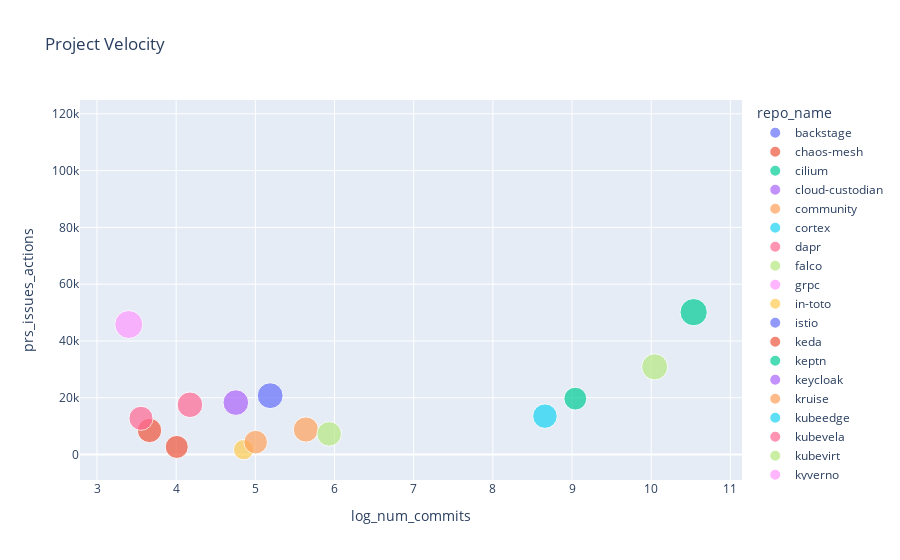

Here is the notebook cell this chart was saved with:
### Code cell
fig.show()

### Figure 1 — Plotly figure (JSON) as saved in the notebook; plotly's stock layout.template omitted (floating-point values rounded to 4 significant figures)
{"data": [{"customdata": [["backstage"]], "hovertemplate": "repo_name=%{customdata[0]}<br>log_num_commits=%{x}<br>prs_issues_actions=%{y}<br>log_num_contrib=%{marker.size}<extra></extra>", "legendgroup": "backstage", "marker": {"color": "#636efa", "size": [8.313], "sizemode": "area", "sizeref": 0.02242, "symbol": "circle"}, "mode": "markers", "name": "backstage", "orientation": "v", "showlegend": true, "type": "scatter", "x": [NaN], "xaxis": "x", "y": [58250.0], "yaxis": "y"}, {"customdata": [["chaos-mesh"]], "hovertemplate": "repo_name=%{customdata[0]}<br>log_num_commits=%{x}<br>prs_issues_actions=%{y}<br>log_num_contrib=%{marker.size}<extra></extra>", "legendgroup": "chaos-mesh", "marker": {"color": "#EF553B", "size": [6.669], "sizemode": "area", "sizeref": 0.02242, "symbol": "circle"}, "mode": "markers", "name": "chaos-mesh", "orientation": "v", "showlegend": true, "type": "scatter", "x": [3.664], "xaxis": "x", "y": [8493.0], "yaxis": "y"}, {"customdata": [["cilium"]], "hovertemplate": "repo_name=%{customdata[0]}<br>log_num_commits=%{x}<br>prs_issues_actions=%{y}<br>log_num_contrib=%{marker.size}<extra></extra>", "legendgroup": "cilium", "marker": {"color": "#00cc96", "size": [8.341], "sizemode": "area", "sizeref": 0.02242, "symbol": "circle"}, "mode": "markers", "name": "cilium", "orientation": "v", "showlegend": true, "type": "scatter", "x": [10.54], "xaxis": "x", "y": [50150.0], "yaxis": "y"}, {"customdata": [["cloud-custodian"]], "hovertemplate": "repo_name=%{customdata[0]}<br>log_num_commits=%{x}<br>prs_issues_actions=%{y}<br>log_num_contrib=%{marker.size}<extra></extra>", "legendgroup": "cloud-custodian", "marker": {"color": "#ab63fa", "size": [7.389], "sizemode": "area", "sizeref": 0.02242, "symbol": "circle"}, "mode": "markers", "name": "cloud-custodian", "orientation": "v", "showlegend": true, "type": "scatter", "x": [4.754], "xaxis": "x", "y": [18300.0], "yaxis": "y"}, {"customdata": [["community"]], "hovertemplate": "repo_name=%{customdata[0]}<br>log_num_commits=%{x}<br>prs_issues_actions=%{y}<br>log_num_contrib=%{marker.size}<extra></extra>", "legendgroup": "community", "marker": {"color": "#FFA15A", "size": [7.127], "sizemode": "area", "sizeref": 0.02242, "symbol": "circle"}, "mode": "markers", "name": "community", "orientation": "v", "showlegend": true, "type": "scatter", "x": [5.638], "xaxis": "x", "y": [8823.0], "yaxis": "y"}, {"customdata": [["cortex"]], "hovertemplate": "repo_name=%{customdata[0]}<br>log_num_commits=%{x}<br>prs_issues_actions=%{y}<br>log_num_contrib=%{marker.size}<extra></extra>", "legendgroup": "cortex", "marker": {"color": "#19d3f3", "size": [6.739], "sizemode": "area", "sizeref": 0.02242, "symbol": "circle"}, "mode": "markers", "name": "cortex", "orientation": "v", "showlegend": true, "type": "scatter", "x": [8.658], "xaxis": "x", "y": [13540.0], "yaxis": "y"}, {"customdata": [["dapr"]], "hovertemplate": "repo_name=%{customdata[0]}<br>log_num_commits=%{x}<br>prs_issues_actions=%{y}<br>log_num_contrib=%{marker.size}<extra></extra>", "legendgroup": "dapr", "marker": {"color": "#FF6692", "size": [7.343], "sizemode": "area", "sizeref": 0.02242, "symbol": "circle"}, "mode": "markers", "name": "dapr", "orientation": "v", "showlegend": true, "type": "scatter", "x": [4.174], "xaxis": "x", "y": [17540.0], "yaxis": "y"}, {"customdata": [["falco"]], "hovertemplate": "repo_name=%{customdata[0]}<br>log_num_commits=%{x}<br>prs_issues_actions=%{y}<br>log_num_contrib=%{marker.size}<extra></extra>", "legendgroup": "falco", "marker": {"color": "#B6E880", "size": [6.762], "sizemode": "area", "sizeref": 0.02242, "symbol": "circle"}, "mode": "markers", "name": "falco", "orientation": "v", "showlegend": true, "type": "scatter", "x": [5.932], "xaxis": "x", "y": [7286.0], "yaxis": "y"}, {"customdata": [["grpc"]], "hovertemplate": "repo_name=%{customdata[0]}<br>log_num_commits=%{x}<br>prs_issues_actions=%{y}<br>log_num_contrib=%{marker.size}<extra></extra>", "legendgroup": "grpc", "marker": {"color": "#FF97FF", "size": [8.799], "sizemode": "area", "sizeref": 0.02242, "symbol": "circle"}, "mode": "markers", "name": "grpc", "orientation": "v", "showlegend": true, "type": "scatter", "x": [3.401], "xaxis": "x", "y": [45800.0], "yaxis": "y"}, {"customdata": [["in-toto"]], "hovertemplate": "repo_name=%{customdata[0]}<br>log_num_commits=%{x}<br>prs_issues_actions=%{y}<br>log_num_contrib=%{marker.size}<extra></extra>", "legendgroup": "in-toto", "marker": {"color": "#FECB52", "size": [4.625], "sizemode": "area", "sizeref": 0.02242, "symbol": "circle"}, "mode": "markers", "name": "in-toto", "orientation": "v", "showlegend": true, "type": "scatter", "x": [4.852], "xaxis": "x", "y": [1734.0], "yaxis": "y"}, {"customdata": [["istio"]], "hovertemplate": "repo_name=%{customdata[0]}<br>log_num_commits=%{x}<br>prs_issues_actions=%{y}<br>log_num_contrib=%{marker.size}<extra></extra>", "legendgroup": "istio", "marker": {"color": "#636efa", "size": [8.968], "sizemode": "area", "sizeref": 0.02242, "symbol": "circle"}, "mode": "markers", "name": "istio", "orientation": "v", "showlegend": true, "type": "scatter", "x": [NaN], "xaxis": "x", "y": [112600.0], "yaxis": "y"}, {"customdata": [["keda"]], "hovertemplate": "repo_name=%{customdata[0]}<br>log_num_commits=%{x}<br>prs_issues_actions=%{y}<br>log_num_contrib=%{marker.size}<extra></extra>", "legendgroup": "keda", "marker": {"color": "#EF553B", "size": [7.403], "sizemode": "area", "sizeref": 0.02242, "symbol": "circle"}, "mode": "markers", "name": "keda", "orientation": "v", "showlegend": true, "type": "scatter", "x": [NaN], "xaxis": "x", "y": [11680.0], "yaxis": "y"}, {"customdata": [["keptn"]], "hovertemplate": "repo_name=%{customdata[0]}<br>log_num_commits=%{x}<br>prs_issues_actions=%{y}<br>log_num_contrib=%{marker.size}<extra></extra>", "legendgroup": "keptn", "marker": {"color": "#00cc96", "size": [5.855], "sizemode": "area", "sizeref": 0.02242, "symbol": "circle"}, "mode": "markers", "name": "keptn", "orientation": "v", "showlegend": true, "type": "scatter", "x": [9.042], "xaxis": "x", "y": [19700.0], "yaxis": "y"}, {"customdata": [["keycloak"]], "hovertemplate": "repo_name=%{customdata[0]}<br>log_num_commits=%{x}<br>prs_issues_actions=%{y}<br>log_num_contrib=%{marker.size}<extra></extra>", "legendgroup": "keycloak", "marker": {"color": "#ab63fa", "size": [8.773], "sizemode": "area", "sizeref": 0.02242, "symbol": "circle"}, "mode": "markers", "name": "keycloak", "orientation": "v", "showlegend": true, "type": "scatter", "x": [NaN], "xaxis": "x", "y": [48760.0], "yaxis": "y"}, {"customdata": [["kruise"]], "hovertemplate": "repo_name=%{customdata[0]}<br>log_num_commits=%{x}<br>prs_issues_actions=%{y}<br>log_num_contrib=%{marker.size}<extra></extra>", "legendgroup": "kruise", "marker": {"color": "#FFA15A", "size": [6.252], "sizemode": "area", "sizeref": 0.02242, "symbol": "circle"}, "mode": "markers", "name": "kruise", "orientation": "v", "showlegend": true, "type": "scatter", "x": [5.004], "xaxis": "x", "y": [4370.0], "yaxis": "y"}, {"customdata": [["kubeedge"]], "hovertemplate": "repo_name=%{customdata[0]}<br>log_num_commits=%{x}<br>prs_issues_actions=%{y}<br>log_num_contrib=%{marker.size}<extra></extra>", "legendgroup": "kubeedge", "marker": {"color": "#19d3f3", "size": [7.135], "sizemode": "area", "sizeref": 0.02242, "symbol": "circle"}, "mode": "markers", "name": "kubeedge", "orientation": "v", "showlegend": true, "type": "scatter", "x": [NaN], "xaxis": "x", "y": [12410.0], "yaxis": "y"}, {"customdata": [["kubevela"]], "hovertemplate": "repo_name=%{customdata[0]}<br>log_num_commits=%{x}<br>prs_issues_actions=%{y}<br>log_num_contrib=%{marker.size}<extra></extra>", "legendgroup": "kubevela", "marker": {"color": "#FF6692", "size": [6.522], "sizemode": "area", "sizeref": 0.02242, "symbol": "circle"}, "mode": "markers", "name": "kubevela", "orientation": "v", "showlegend": true, "type": "scatter", "x": [3.555], "xaxis": "x", "y": [12770.0], "yaxis": "y"}, {"customdata": [["kubevirt"]], "hovertemplate": "repo_name=%{customdata[0]}<br>log_num_commits=%{x}<br>prs_issues_actions=%{y}<br>log_num_contrib=%{marker.size}<extra></extra>", "legendgroup": "kubevirt", "marker": {"color": "#B6E880", "size": [7.634], "sizemode": "area", "sizeref": 0.02242, "symbol": "circle"}, "mode": "markers", "name": "kubevirt", "orientation": "v", "showlegend": true, "type": "scatter", "x": [10.04], "xaxis": "x", "y": [30890.0], "yaxis": "y"}, {"customdata": [["kyverno"]], "hovertemplate": "repo_name=%{customdata[0]}<br>log_num_commits=%{x}<br>prs_issues_actions=%{y}<br>log_num_contrib=%{marker.size}<extra></extra>", "legendgroup": "kyverno", "marker": {"color": "#FF97FF", "size": [7.338], "sizemode": "area", "sizeref": 0.02242, "symbol": "circle"}, "mode": "markers", "name": "kyverno", "orientation": "v", "showlegend": true, "type": "scatter", "x": [NaN], "xaxis": "x", "y": [26020.0], "yaxis": "y"}, {"customdata": [["litmus"]], "hovertemplate": "repo_name=%{customdata[0]}<br>log_num_commits=%{x}<br>prs_issues_actions=%{y}<br>log_num_contrib=%{marker.size}<extra></extra>", "legendgroup": "litmus", "marker": {"color": "#FECB52", "size": [6.503], "sizemode": "area", "sizeref": 0.02242, "symbol": "circle"}, "mode": "markers", "name": "litmus", "orientation": "v", "showlegend": true, "type": "scatter", "x": [NaN], "xaxis": "x", "y": [9791.0], "yaxis": "y"}, {"customdata": [["longhorn"]], "hovertemplate": "repo_name=%{customdata[0]}<br>log_num_commits=%{x}<br>prs_issues_actions=%{y}<br>log_num_contrib=%{marker.size}<extra></extra>", "legendgroup": "longhorn", "marker": {"color": "#636efa", "size": [7.513], "sizemode": "area", "sizeref": 0.02242, "symbol": "circle"}, "mode": "markers", "name": "longhorn", "orientation": "v", "showlegend": true, "type": "scatter", "x": [5.187], "xaxis": "x", "y": [20740.0], "yaxis": "y"}, {"customdata": [["spec"]], "hovertemplate": "repo_name=%{customdata[0]}<br>log_num_commits=%{x}<br>prs_issues_actions=%{y}<br>log_num_contrib=%{marker.size}<extra></extra>", "legendgroup": "spec", "marker": {"color": "#EF553B", "size": [5.948], "sizemode": "area", "sizeref": 0.02242, "symbol": "circle"}, "mode": "markers", "name": "spec", "orientation": "v", "showlegend": true, "type": "scatter", "x": [4.007], "xaxis": "x", "y": [2690.0], "yaxis": "y"}, {"customdata": [["volcano"]], "hovertemplate": "repo_name=%{customdata[0]}<br>log_num_commits=%{x}<br>prs_issues_actions=%{y}<br>log_num_contrib=%{marker.size}<extra></extra>", "legendgroup": "volcano", "marker": {"color": "#00cc96", "size": [6.757], "sizemode": "area", "sizeref": 0.02242, "symbol": "circle"}, "mode": "markers", "name": "volcano", "orientation": "v", "showlegend": true, "type": "scatter", "x": [NaN], "xaxis": "x", "y": [9227.0], "yaxis": "y"}], "layout": {"legend": {"itemsizing": "constant", "title": {"text": "repo_name"}, "tracegroupgap": 0}, "title": {"text": "Project Velocity"}, "xaxis": {"anchor": "y", "domain": [0, 1], "title": {"text": "log_num_commits"}}, "yaxis": {"anchor": "x", "domain": [0, 1], "title": {"text": "prs_issues_actions"}}}}
